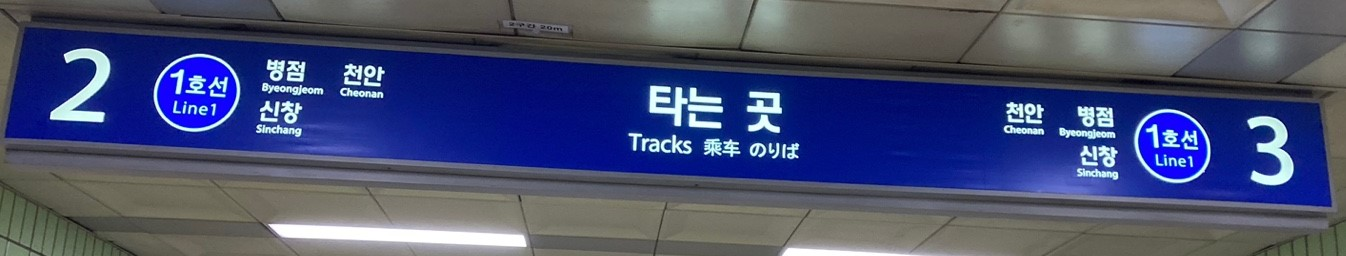
#> input picture result_subway/subc.jpg, 1346 x 256 px
$ python pspTrans.py
#> lines starting #> are read from the running program, lines starting #| are printed output that depends on the picture; after the words box and inside, x2 and y2 are one past the last pixel; in counts of white or black regions, pixels touching at a corner belong together; long printed decimals are rounded
### horizontalFit.py
import cv2
import numpy as np
from math import atan

#colorSepalation
src1 = cv2.imread('./result_subway/subc.jpg')
#> src1 is the input picture: shape (256, 1346, 3); mean B, G, R 113.7, 78.5, 71.5
#hsv1 = cv2.cvtColor(src1, cv2.COLOR_BGR2HSV)
srcCopy = src1.copy()

lowerb = (50, 4, 0)
upperb = (255, 55, 25) #파랑색 범위

yLowerb = (0, 100, 120)
yUpperb = (25, 255, 255) #노랑색 범위

bImageA = cv2.inRange(src1, lowerb, upperb)
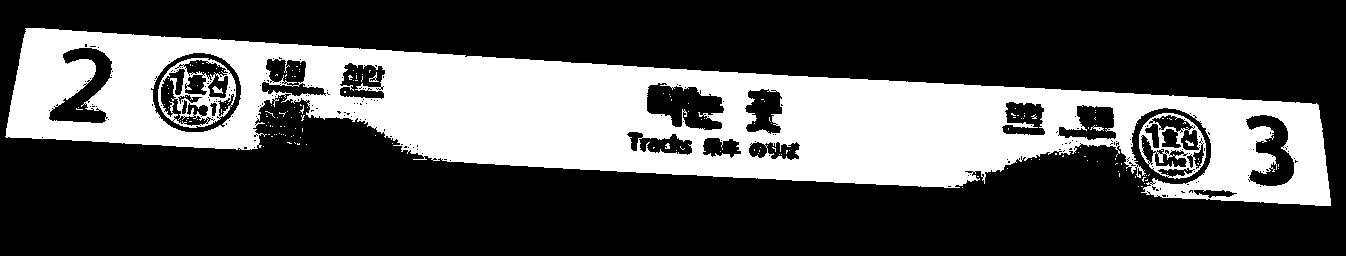
#> bImageA: shape (256, 1346); 30.8% white; 180 white regions (172 under 20 px), largest, box (x1, y1, x2, y2) and area: (5, 28, 1331, 206) 102170, (158, 58, 236, 128) 1866, (1139, 113, 1206, 179) 1495
bImageB = cv2.inRange(srcCopy, yLowerb, yUpperb)
#> bImageB: shape (256, 1346); every value is 0
bImage = cv2.add(bImageA, bImageB)

################# 이 아래는 사용안됨.###################
#cv2.imshow('src', src1)
#cv2.imshow('hsv', hsv1)
#cv2.imshow('sepa', bImage)

kernel = cv2.getStructuringElement(shape = cv2.MORPH_RECT, ksize = (3,3))
bImage = cv2.dilate(bImage, kernel, iterations = 25)
#> bImage: shape (256, 1346); 60.5% white; 2 black regions, box (x1, y1, x2, y2) and area: (0, 147, 1346, 256) 81166, (0, 0, 1346, 94) 54778
bImage = cv2.erode(bImage, kernel, iterations = 25)
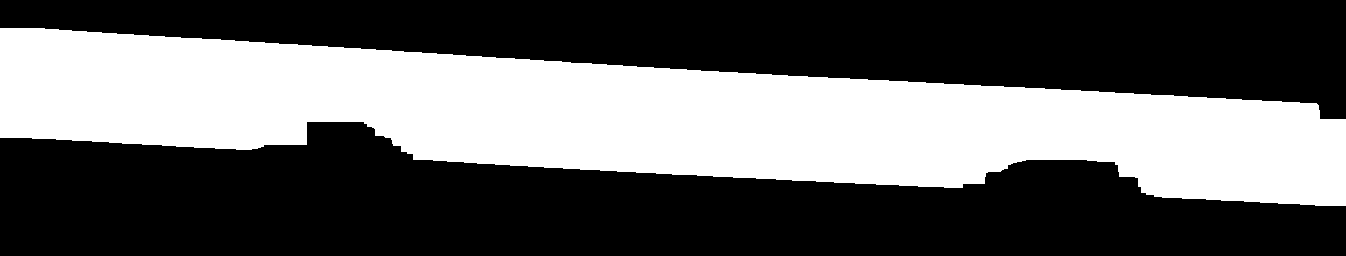
#> bImage: shape (256, 1346); 39.1% white; 1 white region
cv2.imshow('dilate', bImage)

#GetHorizontalLine
mode   = cv2.RETR_EXTERNAL
method = cv2.CHAIN_APPROX_SIMPLE
contours, _ = cv2.findContours(bImage, mode, method)
#> contours = 1 contour; box (x1, y1, x2, y2) and area: (0, 28, 1346, 206) 133062

dst = src1.copy()
cnt = contours[0]
#> cnt = contour of 352 points, box (x1, y1, x2, y2) (0, 28, 1346, 206), area 133062
cv2.drawContours(dst, contours, -1, (0,0,255), 1)
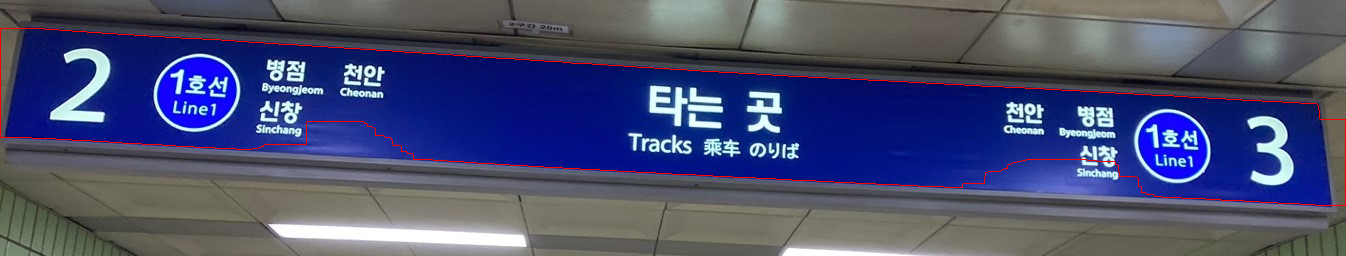
#> dst: shape (256, 1346, 3); 0.87% of pixels changed, all inside (x1, y1, x2, y2) = (0, 28, 1346, 206)
#print('length: ', len(contours))
#cv2.imshow('contours', dst)

dst2 = dst.copy()
rows,cols = dst2.shape[:2]
#> rows = 256; cols = 1346
[vx,vy,x,y] = cv2.fitLine(cnt, cv2.DIST_L2, 0, 0.01, 0.01)
#> vx = [0.998]; vy = [0.0581]; x = [685.2]; y = [121]
y1 =  int((-x*vy/vx) + y)
#> y1 = 81
y2 = int(((cols-x)*vy/vx)+y)
#> y2 = 159
cv2.line(dst2,(0,y1), (cols-1,y2),(0,0,255), 2)
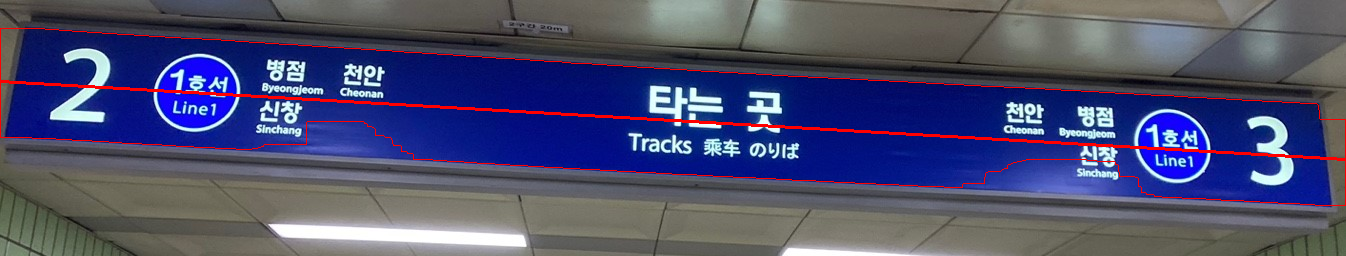
#> dst2: shape (256, 1346, 3); 1.17% of pixels changed, all inside (x1, y1, x2, y2) = (1, 80, 1345, 161)
cv2.imshow('dst2',  dst2)

delta = vy / vx
#> delta = [0.0582]
radian = atan(delta)*100
#> radian = 5.82
print(vx, vy, x, y)
#| [0.9983] [0.05813] [685.1705] [120.977]
print('delta:', delta)
#| delta: [0.05822]
print('radian:', radian)
#| radian: 5.816
'''
mask = np.zeros(src1.shape, dtype=src1.dtype)
cnt=contours[0]
epsilon = 0.1*cv2.arcLength(cnt,True)
approx = cv2.approxPolyDP(cnt,epsilon,True)
cv2.drawContours(mask, [approx], -1, (255, 255, 0), 2)
cv2.imshow('mask', mask)
'''
'''
#detectConerPoint
K = 4
corners = cv2.goodFeaturesToTrack(bImage, maxCorners=K,
              qualityLevel=0.05, minDistance=10)
print('corners.shape=',corners.shape)
print('corners=',corners)

dstCorners = src1.copy()
corners = corners.reshape(-1, 2)
for x, y in corners:
    cv2.circle(dstCorners, (x, y), 5, (0,0,255), -1)
cv2.imshow('dstCorners', dstCorners)

#MinimumAreaBoundingBox
rect = cv2.minAreaRect(cnt)
box = cv2.boxPoints(rect)
box = np.int32(box)
print('box=', box)
dst4 = dst2.copy()
cv2.drawContours(dst4,[box],0,(255,255,0),2)
cv2.imshow('dst4',  dst4)
'''
#AffineRotation
rows, cols, channels = src1.shape
#> channels = 3
M1 = cv2.getRotationMatrix2D( (rows/2, cols/2),  radian/2, 1)
#> M1 = [[0.999, 0.0507, -33.98], [-0.0507, 0.999, 7.36]]
print("rtt:", radian/2)
#| rtt: 2.908
result = cv2.warpAffine(src1, M1, (cols, rows))
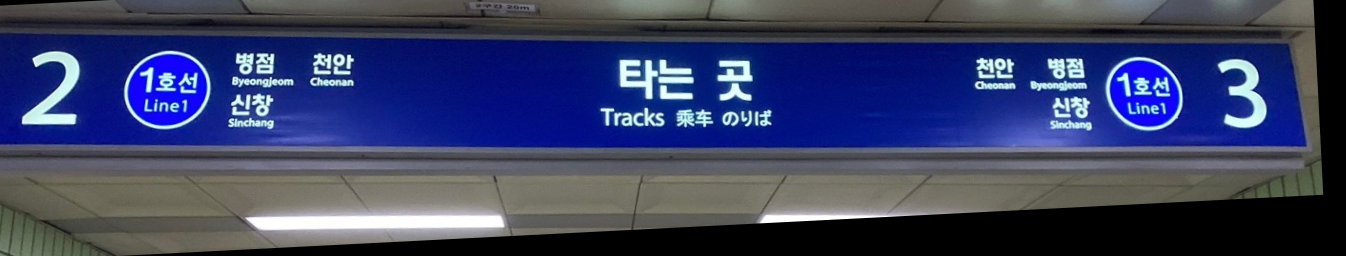
#> result: shape (256, 1346, 3); mean B, G, R 100.5, 65, 58.1
cv2.imshow('result',  result)

#cv2.imshow('final', dst)
cv2.waitKey()
cv2.destroyAllWindows()

### pspTrans.py
### this doesn't work yet... -> done
### cv2.drawingContours' 2nd argument should be [ cont ]!!!

import cv2
import numpy as np
import horizontalFit as hF
#from matplotlib import pyplot as plt

img = hF.src1
im = hF.bImage
'''
img = cv2.imread('./data/collapsedSquare.png')
im = cv2.cvtColor(img, cv2.COLOR_RGB2GRAY)

ret,thresh = cv2.threshold(im,0,255,cv2.THRESH_BINARY+cv2.THRESH_OTSU)
'''
mode   = cv2.RETR_EXTERNAL
method = cv2.CHAIN_APPROX_SIMPLE
#contours, _ = cv2.findContours(im, mode, method)

cnt = hF.cnt
epsilon = 0.1*cv2.arcLength(cnt,True)

# print([cv2.arcLength(x,True) for x in contours])

approx = cv2.approxPolyDP(cnt, epsilon = 1, closed = True)

imR = np.zeros(img.shape, dtype='uint8')
imR=cv2.drawContours(imR, [approx], -1, (0,255,0), 4)
cv2.imshow('Epsilon1', imR)
cv2.imshow('Original', im)

epsilon2 = 0.01*cv2.arcLength(cnt,True)
approx2 = cv2.approxPolyDP(cnt, epsilon = 30, closed = True)
imC = np.zeros(img.shape, dtype='uint8')
imC=cv2.drawContours(imC, [approx2], -1, (0,255,0), 4)
#cv2.imshow('Epsilon50', imC)
'''
plt.subplot(131),plt.imshow(im)
plt.title('Original'), plt.xticks([]), plt.yticks([])

plt.subplot(132),plt.imshow(imR)
plt.title('EPSILON(1)'), plt.xticks([]), plt.yticks([])

plt.subplot(133),plt.imshow(imC)
plt.title('EPSILON(10)'), plt.xticks([]), plt.yticks([])

plt.show()
'''
#detectConerPoint
gray = cv2.cvtColor(imC, cv2.COLOR_BGR2GRAY)
K = 4
corners = cv2.goodFeaturesToTrack(gray, maxCorners=K,
              qualityLevel=0.05, minDistance=10)
#> gray: shape (256, 1346); values 0 (black) and 150 (white), 4.1% white; 1 white region, box (x1, y1, x2, y2) and area: (0, 26, 1346, 208) 14221
print('corners.shape=',corners.shape)
#| corners.shape= (4, 1, 2)
#tempSort = sorted(corners)
print('corners=',corners)
#| corners= [[[1341.  201.]]
#|  [[   3.  134.]]
#|  [[1314.  106.]]
#|  [[   3.   31.]]]

corners = corners.reshape(-1, 2)
for x, y in corners:
    cv2.circle(imC, (x, y), 5, (0,0,255), -1)
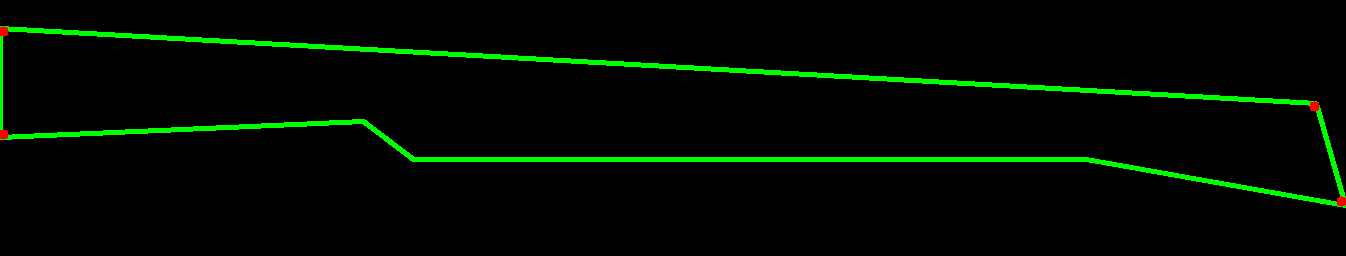
#> imC: shape (256, 1346, 3); mean of channels 0, 1, 2 0, 10.4, 0.2; drawn as B, G, R
cv2.imshow('Epsilon30-Corners', imC)
cv2.imshow('Original', img)

#PerspectiveTransformation
sortedCorn = sorted(corners, key=lambda x: (x[0], x[1]))
tempCorn= sorted(sortedCorn[:2], key=lambda x: x[1])
#> tempCorn = [[3, 31], [3, 134]]
leftUpX = tempCorn[0][0]
#> leftUpX = 3
leftUpY = tempCorn[0][1]
#> leftUpY = 31
leftDwX= tempCorn[1][0]
#> leftDwX = 3
leftDwY= tempCorn[1][1]
#> leftDwY = 134
tempCorn= sorted(sortedCorn[2:4], key=lambda x: x[1])
#> tempCorn = [[1314, 106], [1341, 201]]
rightUpX = tempCorn[0][0]
rightUpY = tempCorn[0][1]
rightDwX= tempCorn[1][0]
rightDwY= tempCorn[1][1]

pts1 = np.float32([[leftUpX, leftUpY],
                   [leftDwX, leftDwY],
                   [rightUpX, rightUpY],
                   [rightDwX, rightDwY]])
pts2 = np.float32([[10,10],[10,130],[1150,10],[1150,130]])
M = cv2.getPerspectiveTransform(pts1, pts2)
#> M = [[0.795, 0.00222, 7.61], [-0.0694, 1.2, -26.98], [-8.24e-05, 0.000222, 1]]

Result = cv2.warpPerspective(img, M, (1150,130))
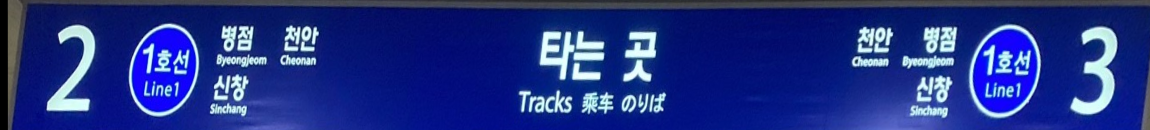
#> Result: shape (130, 1150, 3); mean B, G, R 134.4, 50.5, 33.5
cv2.imshow('perspective', Result)

cv2.waitKey()
cv2.destroyAllWindows()

$ run again, with result_subway/subb.jpg copied over result_subway/subc.jpg
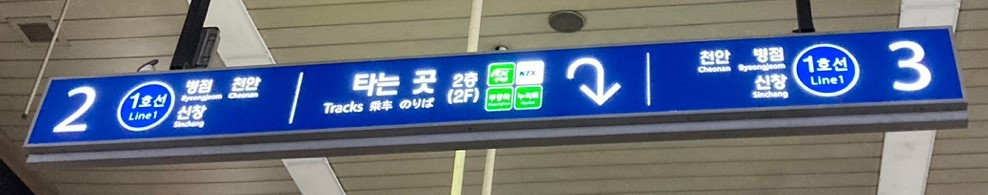
#> input picture result_subway/subb.jpg, 988 x 195 px
#> src1 is the input picture: shape (195, 988, 3); mean B, G, R 127.9, 109.8, 99.4
#> bImageA: shape (195, 988); 13% white; 219 white regions (205 under 20 px), largest, box (x1, y1, x2, y2) and area: (586, 29, 962, 113) 11889, (177, 54, 500, 136) 8858, (29, 75, 158, 143) 1515
#> bImageB: shape (195, 988); every value is 0
#> contours = 1 contour; box (x1, y1, x2, y2) and area: (29, 29, 962, 143) 58753
#> cnt = contour of 270 points, box (x1, y1, x2, y2) (29, 29, 962, 143), area 58753
#> dst: shape (195, 988, 3); 1.02% of pixels changed, all inside (x1, y1, x2, y2) = (29, 29, 962, 143)
#> vx = [0.998]; vy = [-0.0552]; x = [459.4]; y = [86.59]
#> y1 = 111
#> y2 = 57
#> dst2: shape (195, 988, 3); mean B, G, R 123.7, 107.5, 104.6
#> delta = [-0.0553]
#> radian = -5.52
#| [0.9985] [-0.05518] [459.4222] [86.589]
#| delta: [-0.05527]
#| radian: -5.521
#> M1 = [[0.999, -0.0482, 23.91], [0.0482, 0.999, -4.12]]
#| rtt: -2.761
#> gray: shape (195, 988); values 0 (black) and 150 (white), 5.1% white; 1 white region, box (x1, y1, x2, y2) and area: (27, 27, 964, 145) 9754
#| corners.shape= (4, 1, 2)
#| corners= [[[ 33. 139.]]
#|  [[957.  90.]]
#|  [[944.  32.]]
#|  [[ 56.  83.]]]
#> after the loop `for x, y in corners:`:
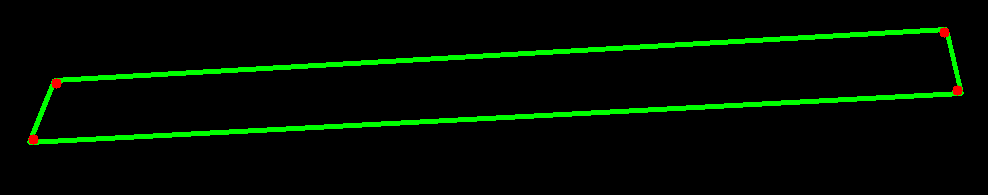
#> imC: shape (195, 988, 3); mean of channels 0, 1, 2 0, 12.6, 0.4; drawn as B, G, R
#> M = [[1.52, 0.63, -126.4], [0.142, 2.46, -201.4], [0.000133, 0.000813, 1]]
#> `Result = cv2.warpPerspective(img, M, (1150,130))`:
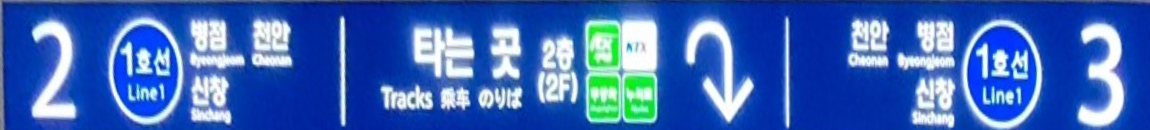
#> Result: shape (130, 1150, 3); mean B, G, R 183.9, 102.6, 60.3

$ run again, with result_subway/subd.jpg copied over result_subway/subc.jpg
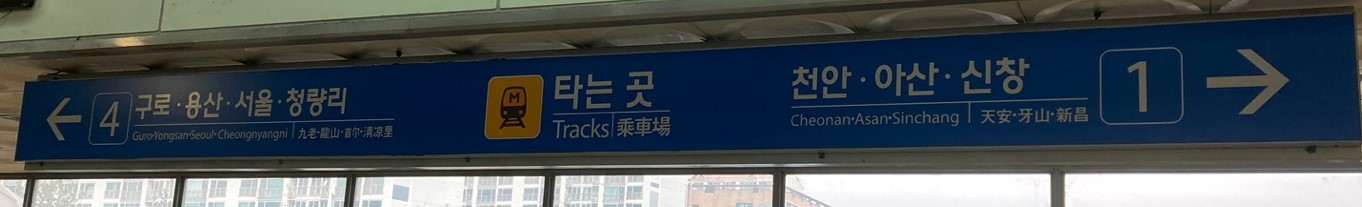
#> input picture result_subway/subd.jpg, 1362 x 207 px
#> src1 is the input picture: shape (207, 1362, 3); mean B, G, R 86.1, 79.4, 70.1
#> bImageA: shape (207, 1362); 34.2% white; 223 white regions (205 under 20 px), largest, box (x1, y1, x2, y2) and area: (18, 17, 1360, 160) 89399, (1102, 49, 1182, 123) 4992, (91, 97, 113, 142) 417
#> bImageB: shape (207, 1362); every value is 0
#> contours = 1 contour; box (x1, y1, x2, y2) and area: (0, 0, 1362, 160) 129176
#> cnt = contour of 206 points, box (x1, y1, x2, y2) (0, 0, 1362, 160), area 129176
#> dst: shape (207, 1362, 3); 1.08% of pixels changed, all inside (x1, y1, x2, y2) = (0, 0, 1362, 160)
#> vx = [0.999]; vy = [-0.0424]; x = [530.4]; y = [90.67]
#> y1 = 113
#> y2 = 55
#> dst2: shape (207, 1362, 3); mean B, G, R 84.7, 78.4, 75.8
#> delta = [-0.0424]
#> radian = -4.24
#| [0.9991] [-0.0424] [530.4175] [90.670]
#| delta: [-0.04244]
#| radian: -4.242
#> M1 = [[0.999, -0.037, 25.27], [0.037, 0.999, -3.36]]
#| rtt: -2.121
#> gray: shape (207, 1362); values 0 (black) and 150 (white), 5.1% white; 1 white region, box (x1, y1, x2, y2) and area: (0, 0, 1362, 162) 14347
#| corners.shape= (4, 1, 2)
#| corners= [[[   5.  156.]]
#|  [[1358.  136.]]
#|  [[1358.    3.]]
#|  [[  39.   89.]]]
#> after the loop `for x, y in corners:`:
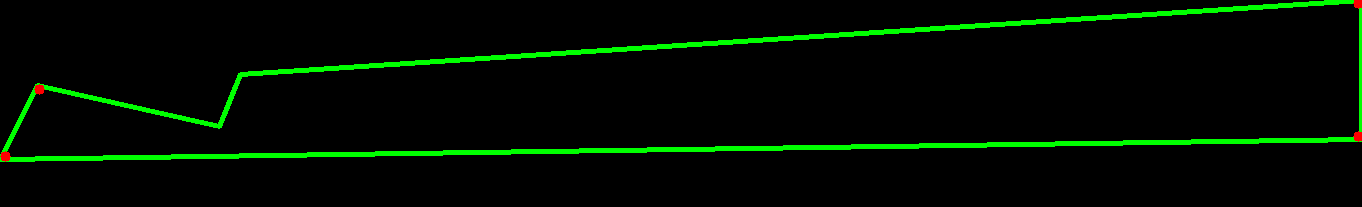
#> imC: shape (207, 1362, 3); mean of channels 0, 1, 2 0, 12.8, 0.3; drawn as B, G, R
#> M = [[2, 1.02, -157.6], [0.147, 2.13, -183.8], [0.000903, 0.000887, 1]]
#> `Result = cv2.warpPerspective(img, M, (1150,130))`:
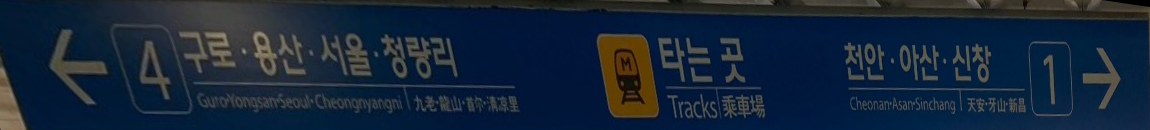
#> Result: shape (130, 1150, 3); mean B, G, R 57.2, 37.8, 21.7
